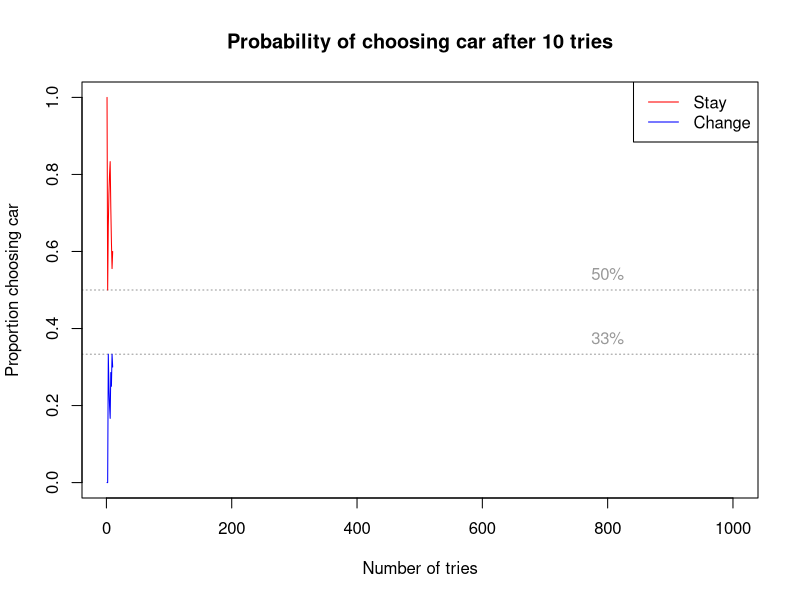
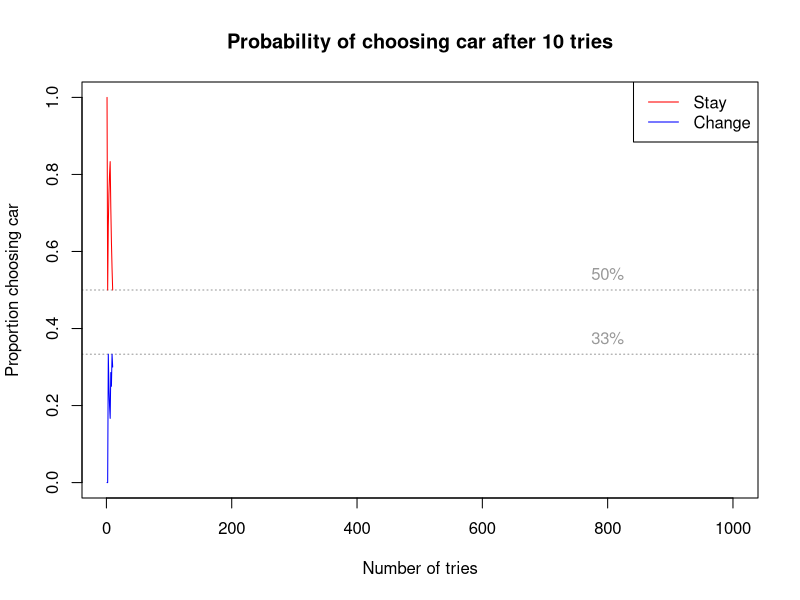
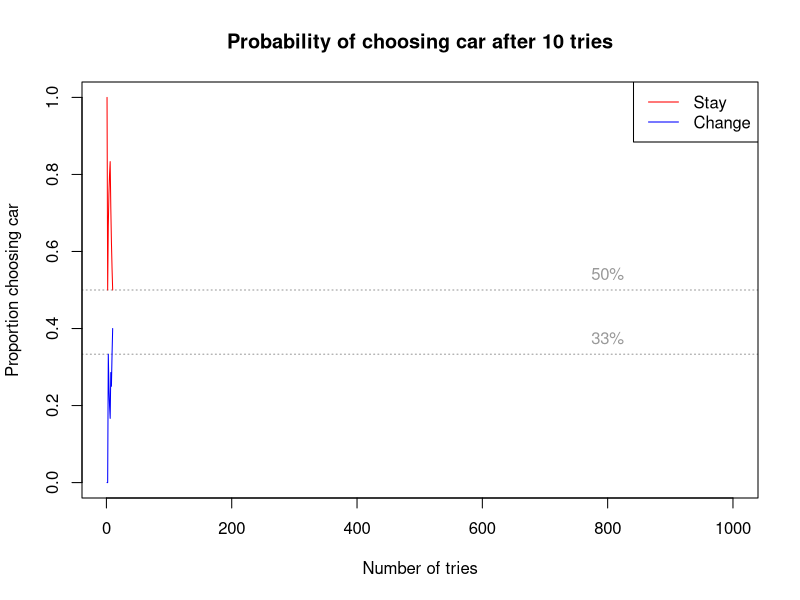
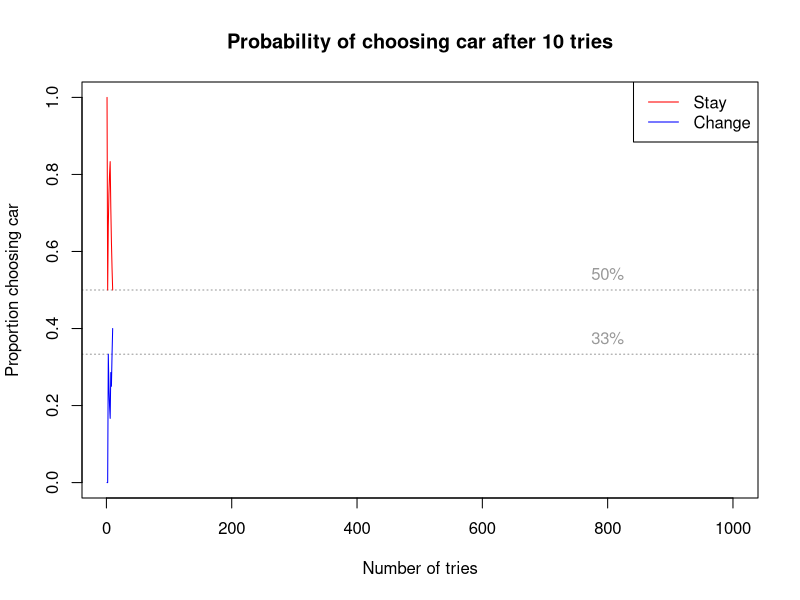
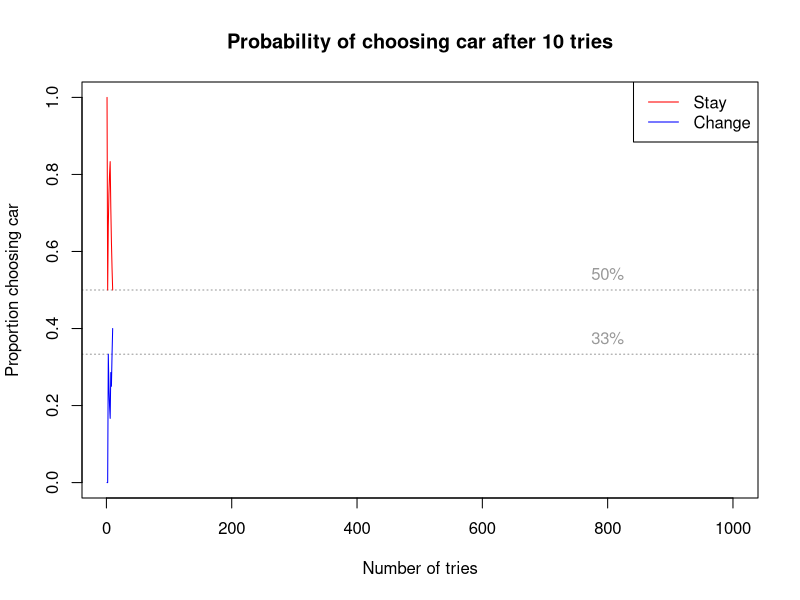
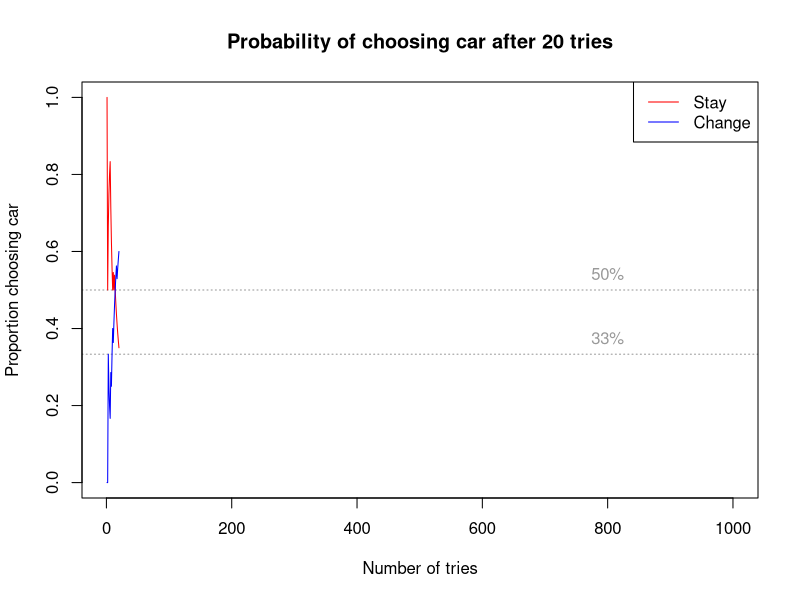
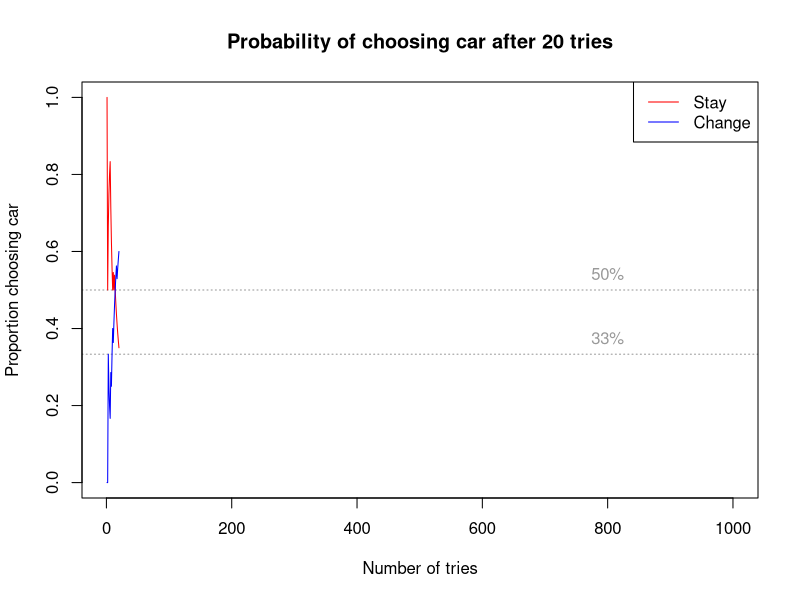
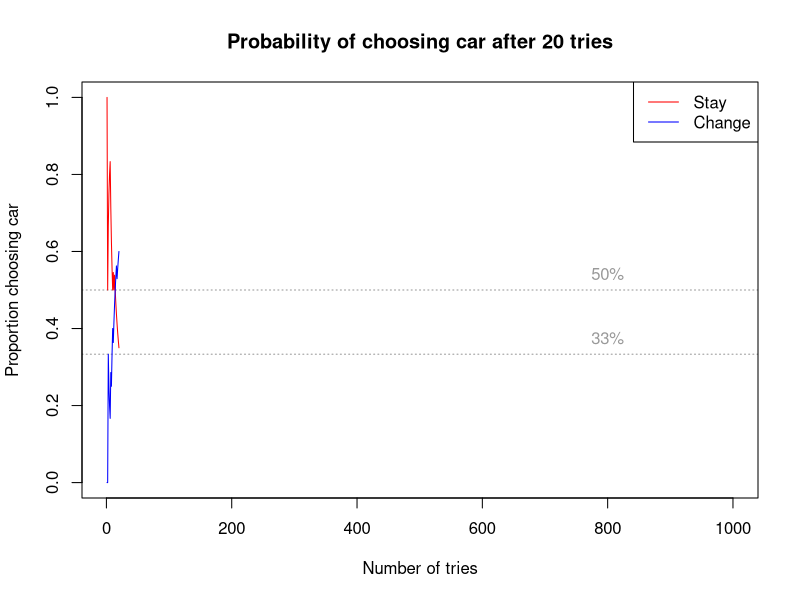

Recreate these plots in R, in order. (Note: this script raises an error after producing the figures.)
# monty hall problem

monty_hall <- function(stay = TRUE){
  posibs <- c("goat", "goat", "car")
  posibs <- sample(posibs, 3, replace = FALSE)
  doors <- 1:3
  picked <- sample(1:3, 1)
  not_picked <- doors[-picked]
  show <- sample(which(posibs[not_picked] == "goat"), 1)
  
  if(!stay){
    picked <- not_picked[-show]
  }
  object <- posibs[picked]
  return(object)
}

stays <- rep(NA, 1000)
changes <- rep(NA, 1000)
stay_car <- rep(NA, 1000)
changes_car <- rep(NA, 1000)

cols <- c("red", "blue")

setwd('/home/joebrew/Desktop/temp')

for (i in 1:1000){
  for (j in c("a", "b", "c", "d", "e")){
    set.seed(i * sample(1:10, 1) + 1^2)
    stays[i] <- monty_hall(stay = TRUE)
    changes[i] <- monty_hall(stay = FALSE)
    
    x <- stays[1:i]
    y <- changes[1:i]
    x <- length(x[which(x == "car")]) / length(x)
    y <- length(y[which(y == "car")]) / length(y)
    
    stay_car[i] <- x
    changes_car[i] <- y
    
    #plotname
    plotname <- as.character(i)
    while(nchar(plotname) < 6){
      plotname <- paste0("0",plotname)
    }
    plotname <- paste0(j, plotname, ".png")
    
    if(i %% 10 == 0){
      png(plotname)
      
      plot(x = c(1,1000),
           y = c(0,1), type = "n",
           xlab = "Number of tries",
           ylab = "Proportion choosing car")
      
      legend(x = "topright",
             col = cols,
             legend = c("Stay", "Change"),
             lty = 1)
      
      abline(h = c(1/3, 0.5),
             col = adjustcolor("black", alpha.f = 0.4),
             lty = 3)
      text (x = 800, y= c(1/3, 0.5),
            pos = 3,
            col = adjustcolor("black", alpha.f = 0.4),
            labels = c("33%", "50%"))
      
      lines(x = 1:i,
            y = stay_car[1:i], col = cols[1])
      lines(x = 1:i,
            y = changes_car[1:i], col = cols[2])
      
      title(main = paste0("Probability of choosing car after ", i, " tries"))
      dev.off()
    }
    #Sys.sleep(0.01)  
    
  }
  
  
  }
  